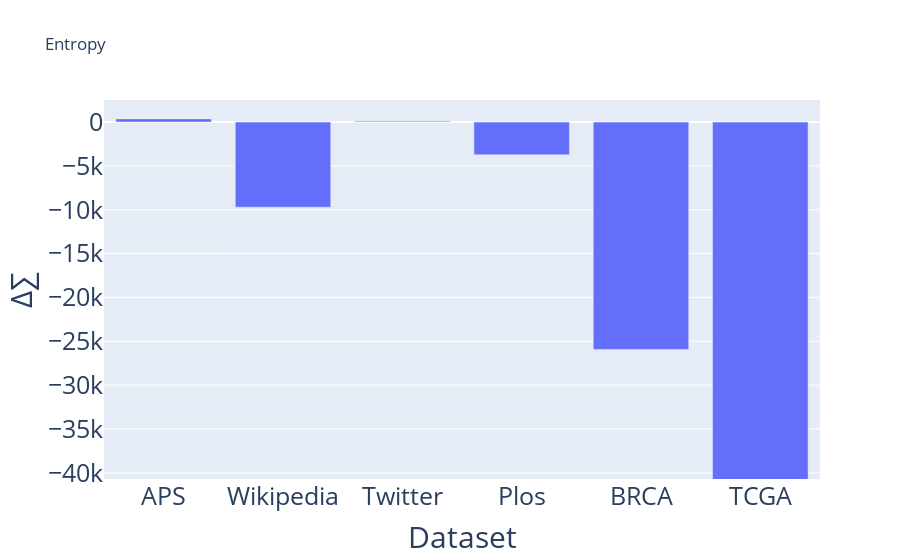

The notebook cell this image was saved under:
### Code cell
fig = go.Figure()

        
fig.add_traces([
    go.Bar(y=delta_Sigma, name="hsbm"),
])

titlefont = {
    "size": 30 
}

tickfont = {
    "size":25
}

layout = {
    "title":"Entropy",
    "xaxis":{
        "title": "Dataset",
        "tickmode": "array",
        "tickvals": list(range(len(experiments))),
        "ticktext": experiments,
        "titlefont": titlefont,
        "tickfont": tickfont
    },
    "yaxis":{
        "title": "Δ∑",
        #"type":"log",
        "titlefont": titlefont,
        "tickfont": tickfont,
    },
    "legend":{
        "font_size":35
    }
}

fig.update_layout(layout)

fig.show()
fig.write_image("entropy_comparison.pdf", engine="kaleido")

### Figure 1 — Plotly figure (JSON) as saved in the notebook; plotly's stock layout.template omitted (floating-point values rounded to 4 significant figures)
{"data": [{"name": "hsbm", "type": "bar", "y": [364.3, -9701.0, 101.1, -3724.0, -25920.0, -67730000.0]}], "layout": {"autosize": true, "legend": {"font": {"size": 35}}, "title": {"text": "Entropy"}, "xaxis": {"autorange": true, "range": [-0.5, 5.5], "tickfont": {"size": 25}, "tickmode": "array", "ticktext": ["APS", "Wikipedia", "Twitter", "Plos", "BRCA", "TCGA"], "tickvals": [0, 1, 2, 3, 4, 5], "title": {"font": {"size": 30}, "text": "Dataset"}}, "yaxis": {"autorange": false, "range": [-40700.0, 2519.0], "tickfont": {"size": 25}, "title": {"font": {"size": 30}, "text": "Δ∑"}, "type": "linear"}}}
